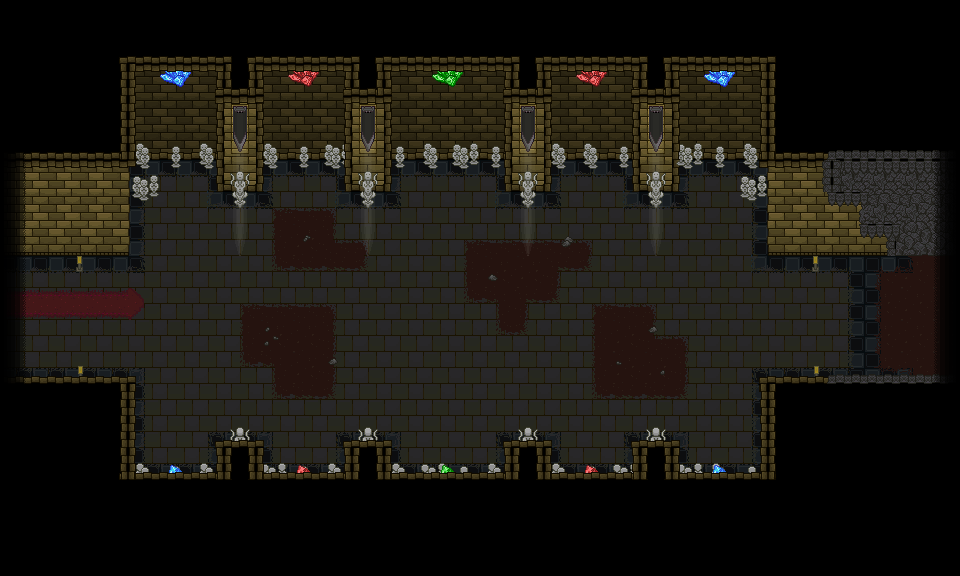

Rendered tile map (Tiled .tmx) drawn with the repository's tilesets; below, a short description and the map source with its tile grids summarised:
An orthogonal 30x18 tile map with 32x32 px tiles, 10 tile layers (floor1, floor2, floor3, wall1, ...), 4 tilesets and 105 objects (2x transition, 2x birthchamber-2-1, tutboss, world, spawn).

<map version="1.2" tiledversion="1.2.3" orientation="orthogonal" renderorder="right-down" width="30" height="18" tilewidth="32" tileheight="32" infinite="0" nextlayerid="27" nextobjectid="113">
 <tileset firstgid="1" source="chambertileset.tsx" />
 <tileset firstgid="82" source="tileset.tsx" />
 <tileset firstgid="163" source="carpetrunner.tsx" />
 <tileset firstgid="235" source="crystalsheet.tsx" />
 <layer id="17" name="floor1" width="30" height="18">
  <data>[540 cells, 239 non-empty, 3 distinct tile ids]</data>
 </layer>
 <layer id="18" name="floor2" width="30" height="18">
  <data>[540 cells, 123 non-empty, 17 distinct tile ids]</data>
 </layer>
 <layer id="19" name="floor3" width="30" height="18">
  <data>[540 cells, 64 non-empty, 18 distinct tile ids]</data>
 </layer>
 <layer id="20" name="wall1" width="30" height="18">
  <data>[540 cells, 106 non-empty, 15 distinct tile ids]</data>
 </layer>
 <layer id="21" name="wall2" width="30" height="18">
  <data>[540 cells, 55 non-empty, 11 distinct tile ids]</data>
 </layer>
 <layer id="22" name="wall3" width="30" height="18">
  <data>[540 cells, 43 non-empty, 12 distinct tile ids]</data>
 </layer>
 <layer id="23" name="wall4" width="30" height="18">
  <data>[540 cells, 29 non-empty, 7 distinct tile ids]</data>
 </layer>
 <layer id="24" name="ceiling1" width="30" height="18">
  <data>[540 cells, 280 non-empty, 11 distinct tile ids]</data>
 </layer>
 <layer id="25" name="ceiling2" width="30" height="18">
  <data>[540 cells, 92 non-empty, 9 distinct tile ids]</data>
 </layer>
 <layer id="26" name="ceiling3" width="30" height="18">
  <data>[540 cells, 88 non-empty, 12 distinct tile ids]</data>
 </layer>
 <objectgroup id="10" name="blockall" visible="0">
  <object id="1" x="0" y="63.216" width="128.436" height="178.187" />
  <object id="4" x="127.377" y="118.613" width="93.1513" height="29.2862" />
  <object id="5" x="220.529" y="118.613" width="39.8716" height="60.1482" />
  <object id="6" x="260.4" y="118.613" width="91.0342" height="28.5805" />
  <object id="7" x="351.434" y="118.613" width="32.8147" height="60.2122" />
  <object id="8" x="382.485" y="118.26" width="128.436" height="29.2862" />
  <object id="9" x="510.921" y="118.26" width="33.5203" height="59.863" />
  <object id="10" x="542.677" y="115.085" width="97.0326" height="32.109" />
  <object id="11" x="639.709" y="115.085" width="32.8147" height="62.269" />
  <object id="12" x="672.877" y="112.262" width="95.974" height="35.2846" />
  <object id="13" x="768.851" y="112.262" width="190.184" height="128.083" />
  <object id="14" x="959.035" y="240.345" width="11.6439" height="143.608" />
  <object id="15" x="766.734" y="383.953" width="203.945" height="97.3854" />
  <object id="16" x="671.113" y="481.339" width="95.6212" height="13.4081" />
  <object id="17" x="638.651" y="447.818" width="32.4618" height="46.9285" />
  <object id="18" x="544.088" y="480.633" width="95.2683" height="17.2894" />
  <object id="19" x="510.215" y="447.465" width="33.8732" height="50.4569" />
  <object id="20" x="382.838" y="481.691" width="127.73" height="21.1707" />
  <object id="21" x="351.434" y="447.818" width="31.4033" height="55.0439" />
  <object id="22" x="255.107" y="480.28" width="98.0911" height="21.1707" />
  <object id="23" x="222.646" y="447.113" width="32.4618" height="54.3382" />
  <object id="24" x="125.613" y="480.28" width="97.7383" height="19.0537" />
  <object id="25" x="-1.05854" y="383.953" width="126.672" height="115.381" />
  <object id="26" x="-13.0553" y="229.76" width="16.2309" height="157.722" />
  <object id="84" x="137.965" y="144.644" width="10.3771" height="15.1404" />
  <object id="85" x="121.804" y="176.626" width="35.2143" height="12.9289" />
  <object id="86" x="173.009" y="144.474" width="6.80469" height="15.991" />
  <object id="87" x="200.568" y="143.793" width="12.0783" height="16.6715" />
  <object id="88" x="232.72" y="164.548" width="14.1197" height="33.1729" />
  <object id="89" x="263.001" y="141.412" width="13.9496" height="20.2439" />
  <object id="90" x="300.087" y="143.453" width="8.16563" height="17.8623" />
  <object id="91" x="325.774" y="141.412" width="19.3934" height="21.775" />
  <object id="92" x="360.648" y="170.332" width="14.46" height="27.7291" />
  <object id="93" x="396.373" y="145.835" width="7.65527" height="16.8416" />
  <object id="94" x="424.442" y="146.856" width="13.099" height="17.6922" />
  <object id="96" x="453.362" y="144.474" width="23.6463" height="18.7129" />
  <object id="97" x="491.979" y="144.814" width="7.65527" height="17.352" />
  <object id="98" x="520.389" y="173.224" width="14.8002" height="25.6877" />
  <object id="99" x="552.2" y="137.839" width="13.6094" height="26.3682" />
  <object id="100" x="583.502" y="141.072" width="13.4393" height="22.1152" />
  <object id="101" x="619.057" y="145.665" width="10.3771" height="16.6715" />
  <object id="102" x="648.487" y="173.564" width="15.1404" height="25.5176" />
  <object id="103" x="677.237" y="136.138" width="24.8371" height="25.0072" />
  <object id="104" x="716.023" y="143.283" width="8.50586" height="19.2232" />
  <object id="105" x="743.923" y="146.175" width="12.9289" height="16.8416" />
  <object id="106" x="740.69" y="176.286" width="29.6004" height="15.6508" />
  <object id="107" x="813.221" y="256.946" width="4.62601" height="7.01878" />
  <object id="108" x="814.01" y="366.123" width="4.62601" height="7.01878" />
  <object id="109" x="78.3194" y="366.281" width="4.62601" height="7.01878" />
  <object id="110" x="77.2083" y="256.602" width="4.62601" height="7.01878" />
 </objectgroup>
 <objectgroup id="12" name="light" visible="0">
  <object id="30" x="814.875" y="260.423">
   <properties>
    <property name="blue" type="float" value="0.29999999999999999" />
    <property name="green" type="float" value="0.050000000000000003" />
    <property name="lightlevel" type="float" value="8" />
    <property name="red" type="float" value="0.050000000000000003" />
   </properties>
   <point />
  </object>
  <object id="31" x="816.225" y="369.823">
   <properties>
    <property name="blue" type="float" value="0.29999999999999999" />
    <property name="green" type="float" value="0.050000000000000003" />
    <property name="lightlevel" type="float" value="8" />
    <property name="red" type="float" value="0.050000000000000003" />
   </properties>
   <point />
  </object>
  <object id="32" x="80.5871" y="259.522">
   <properties>
    <property name="blue" type="float" value="0.29999999999999999" />
    <property name="green" type="float" value="0.050000000000000003" />
    <property name="lightlevel" type="float" value="8" />
    <property name="red" type="float" value="0.050000000000000003" />
   </properties>
   <point />
  </object>
  </objectgroup>
 <objectgroup id="14" name="bg" visible="0">
  <!-- 4 objects omitted --></objectgroup>
 <objectgroup id="13" name="enemy" visible="0">
  <!-- 1 objects omitted --></objectgroup>
 <objectgroup id="11" name="mapinfo">
  <!-- 4 objects omitted --></objectgroup>
 <objectgroup id="16" name="fog">
  <!-- 2 objects omitted --></objectgroup>
</map>
<!-- 52 of 105 objects omitted -->
